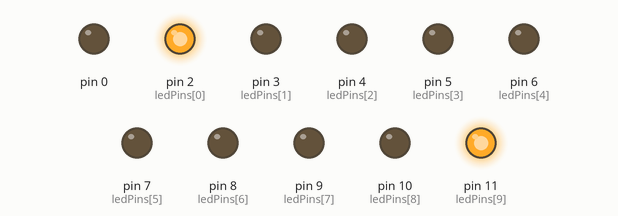
This sketch was run on a simulated Arduino Uno, built with avr-gcc and run on an emulated ATmega328P. Parts: output pins drawn as LEDs (lit = HIGH).

Above: at 0.05 s.
At 0.65 s:
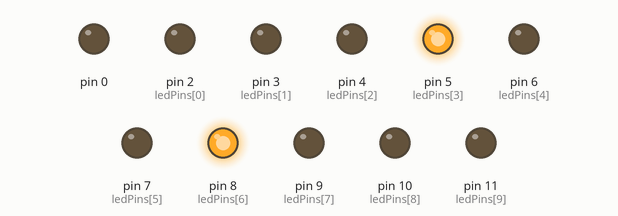
At 1.15 s:
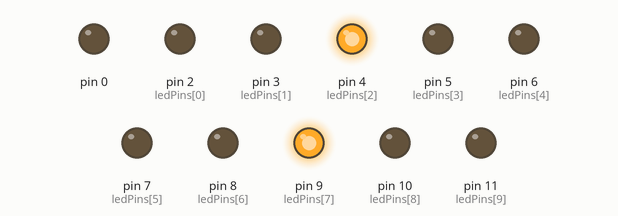
At 1.75 s:
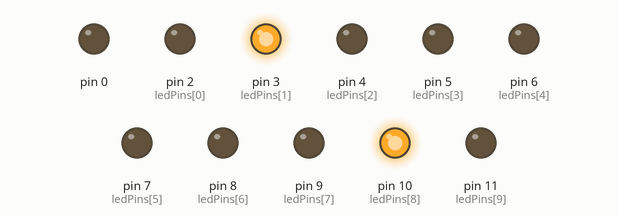
At 2.3 s:
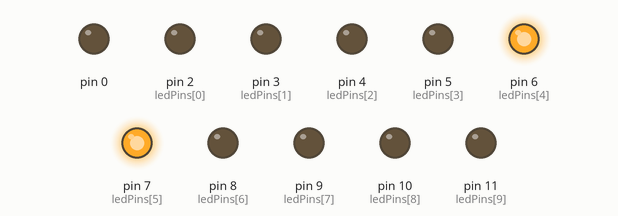
Timing chart, 0 to 3.0 s (numbered marks = the images above):
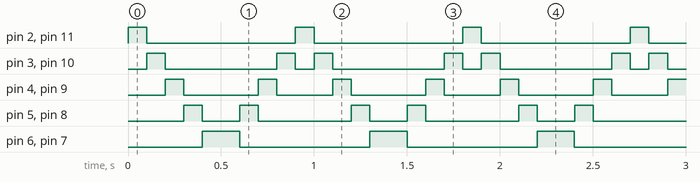

Measured:
- by itself, pin 2 (ledPins[0]), pin 11 (ledPins[9]): alternates HIGH for 0.10 s and LOW for 0.80 s
- by itself, pin 3 (ledPins[1]), pin 10 (ledPins[8]): repeats every 0.90 s: LOW 0.60 s, HIGH 0.10 s, LOW 0.10 s, HIGH 0.10 s
- by itself, pin 4 (ledPins[2]), pin 9 (ledPins[7]): repeats every 0.90 s: LOW 0.40 s, HIGH 0.10 s, LOW 0.30 s, HIGH 0.10 s
- by itself, pin 5 (ledPins[3]), pin 8 (ledPins[6]): repeats every 0.90 s: LOW 0.20 s, HIGH 0.10 s, LOW 0.50 s, HIGH 0.10 s
- by itself, pin 6 (ledPins[4]), pin 7 (ledPins[5]): alternates HIGH for 0.20 s and LOW for 0.70 s

The sketch:

digitalwek1301.ino
```cpp
// these constants won't chage:
const int ledCount=11; //the number of LEDs in the bar graph
int ledPins[]={
  2,3,4,5,6,7,8,9,10,11};

  void setup(){
    for (int thisLed=0;thisLed<ledCount;thisLed++){
      pinMode(ledPins[thisLed],OUTPUT);
      }
  }
void loop(){


  for (int thisLed=0;thisLed<5;thisLed++){
    digitalWrite(ledPins[thisLed],HIGH);
    digitalWrite(ledPins[9-thisLed],HIGH);
    delay(100);
    digitalWrite(ledPins[thisLed],LOW);
    digitalWrite(ledPins[9-thisLed],LOW);
  }

  for (int thisLed=4;thisLed>0;thisLed--){
    digitalWrite(ledPins[thisLed],HIGH);
    digitalWrite(ledPins[9-thisLed],HIGH);
    delay(100);
    digitalWrite(ledPins[thisLed],LOW);
    digitalWrite(ledPins[9-thisLed],LOW);
  }
  }
```
